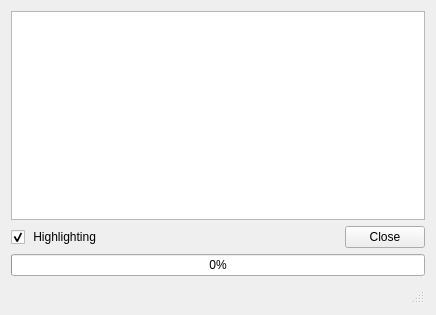
<?xml version="1.0" encoding="UTF-8"?>
<ui version="4.0">
 <class>StackMonitorDialog</class>
 <widget class="QWidget" name="StackMonitorDialog">
  <property name="modal" stdset="0">
   <bool>false</bool>
  </property>
  <property name="windowModality">
   <enum>Qt::NonModal</enum>
  </property>
  <property name="geometry">
   <rect>
    <x>0</x>
    <y>0</y>
    <width>436</width>
    <height>315</height>
   </rect>
  </property>
  <property name="sizePolicy">
   <sizepolicy hsizetype="MinimumExpanding" vsizetype="MinimumExpanding">
    <horstretch>0</horstretch>
    <verstretch>0</verstretch>
   </sizepolicy>
  </property>
  <property name="windowTitle">
   <string>Live Stacking Monitor</string>
  </property>
  <property name="sizeGripEnabled" stdset="0">
   <bool>false</bool>
  </property>
  <layout class="QGridLayout" name="gridLayout">
   <item row="0" column="0" colspan="2">
    <widget class="QTableView" name="StackMonitorTableView">
     <property name="sizeAdjustPolicy">
      <enum>QAbstractScrollArea::AdjustToContents</enum>
     </property>
     <property name="dragEnabled">
      <bool>false</bool>
     </property>
     <property name="selectionMode">
      <enum>QAbstractItemView::SingleSelection</enum>
     </property>
     <property name="textElideMode">
      <enum>Qt::ElideLeft</enum>
     </property>
     <property name="sortingEnabled">
      <bool>true</bool>
     </property>
     <attribute name="horizontalHeaderShowSortIndicator" stdset="0">
      <bool>true</bool>
     </attribute>
     <attribute name="verticalHeaderVisible">
      <bool>false</bool>
     </attribute>
    </widget>
   </item>
   <item row="1" column="0">
    <widget class="QCheckBox" name="StackMonitorHighlight">
     <property name="toolTip">
      <string>&lt;html&gt;&lt;head/&gt;&lt;body&gt;&lt;p&gt;Check to enable highlighting of data changes&lt;/p&gt;&lt;/body&gt;&lt;/html&gt;</string>
     </property>
     <property name="text">
      <string> Highlighting</string>
     </property>
     <property name="checked">
      <bool>true</bool>
     </property>
    </widget>
   </item>
   <item row="1" column="1">
    <widget class="QDialogButtonBox" name="StackMonitorButtonBox">
     <property name="standardButtons">
      <set>QDialogButtonBox::Close</set>
     </property>
    </widget>
   </item>
   <item row="2" column="0" colspan="2">
    <widget class="QProgressBar" name="StackMonitorProgressBar">
     <property name="value">
      <number>0</number>
     </property>
     <property name="format">
      <string>%p%</string>
     </property>
    </widget>
   </item>
   <item row="3" column="0" colspan="2">
    <widget class="QStatusBar" name="StackMonitorStatusBar"/>
   </item>
  </layout>
 </widget>
 <resources/>
 <connections/>
</ui>
